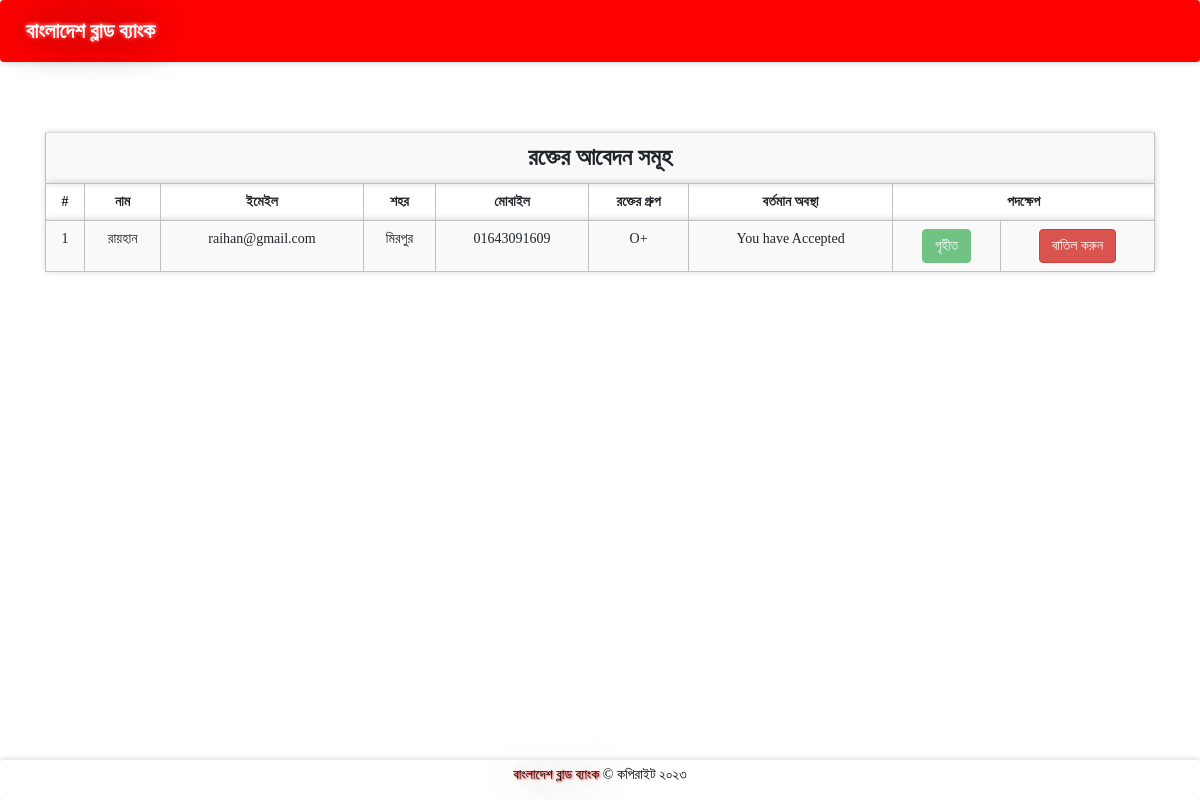
The app's page /bloodrequest.php (signed in) with its own data.
### tables this page shows
CREATE TABLE `bloodrequest` (
  `reqid` int(11) NOT NULL,
  `hid` int(11) NOT NULL,
  `rid` int(11) NOT NULL,
  `bg` varchar(11) NOT NULL,
  `status` varchar(100) NOT NULL DEFAULT 'Pending'
);

CREATE TABLE `receivers` (
  `id` int(11) NOT NULL,
  `rname` varchar(100) NOT NULL,
  `remail` varchar(100) NOT NULL,
  `rpassword` varchar(100) NOT NULL,
  `rphone` varchar(100) NOT NULL,
  `rbg` varchar(10) NOT NULL,
  `rcity` varchar(100) NOT NULL
);

### message.php (called while the page is built, shortened)
<?php $counter=0; if(isset($_GET['msg'])) { ?>
	<div class="col-5 alert alert alert-success alert-dismissible fade show card" id="message">
		<button type="button" class="close" data-dismiss="alert" title="close">&times;</button><?php echo $_GET['msg'];?>
	</div>
<?php }?>

### bloodrequest.php (the view, shortened to what this page needs)
<?php
require 'file/connection.php';
if (!isset($_SESSION['hid'])) {
    header('location:login.php');
} else {
    $hid = $_SESSION['hid'];
    $sql = "select bloodrequest.*, receivers.* from bloodrequest, receivers where hid='$hid' && bloodrequest.rid=receivers.id";
    $result = mysqli_query($conn, $sql);
?>
<!DOCTYPE html>
<html>
<?php require 'head.php'; ?>
<body>
    <?php require 'header.php'; ?>
    <div class="container cont">
        <?php require 'message.php'; ?>
        <div class="table-container">
		<table class="table  table-striped rounded mb-5 centered-table">
                <tr>
                    <th colspan="9" class="title">রক্তের আবেদন সমূহ</th>
                </tr>
                <tr>
                    <th>#</th>
                    <th>নাম</th>
                    <th>ইমেইল</th>
                    <th>শহর</th>
                    <th>মোবাইল</th>
                    <th>রক্তের গ্রুপ</th>
                    <th>বর্তমান অবস্থা</th>
                    <th colspan="2">পদক্ষেপ</th>
                </tr>
                <?php while ($row = mysqli_fetch_array($result)) { ?>
                <tr>
                    <td><?php echo ++$counter; ?></td>
                    <td><?php echo $row['rname']; ?></td>
                    <td><?php echo $row['remail']; ?></td>
                    <td><?php echo $row['rcity']; ?></td>
                    <td><?php echo $row['rphone']; ?></td>
                    <td><?php echo $row['bg']; ?></td>
                    <td><?php echo 'You have ' . $row['status']; ?></td>
                    <td>
                        <?php if ($row['status'] == 'Accepted') { ?>
                            <a href="" class="btn btn-success disabled">গৃহীত</a>
                        <?php } else { ?>
                            <a href="file/accept.php?reqid=<?php echo $row['reqid']; ?>" class="btn btn-success">গ্রহন করুন</a>
                        <?php } ?>
                    </td>
                    <td>
                        <?php if ($row['status'] == 'Rejected') { ?>
                            <a href="" class="btn btn-danger disabled">বাতিল</a>
                        <?php } else { ?>
                            <a href="file/reject.php?reqid=<?php echo $row['reqid']; ?>" class="btn btn-danger">বাতিল করুন</a>
                        <?php } ?>
                    </td>
                </tr>
                <?php } ?>
            </table>
        </div>
    </div>
    <?php require 'footer.php'; ?>
</body>
</html>
<?php } ?>

### css/style.css (style rules this page uses)
.cont { padding-top: 40px; text-align: justify; font-size: 1em; }
.card ,nav, .footer,tr,video { border-radius: 3px; transition: all 200ms ease-out; box-shadow: 0px 0px 7px rgba(0, 0, 0, 0.2); }
tr,th,td { border:0.1px solid silver; text-align: center; }
.title { font-weight: bold; font-size: 1.7em; text-transform: capitalize; text-align: center; }
a:link { text-decoration: none; }

### bloodrequest.php (style rules this page uses)
body { font-family: Li Ador Noirrit; background: white; background-size: cover; min-height: 0; height: 650px; }
.table-container { display: flex; justify-content: center; align-items: center; height: 100%; }

### records on screen
bloodrequest: receivers.rname "রায়হান", receivers.remail "raihan@gmail.com", receivers.rcity "মিরপুর", receivers.rphone "01643091609", bg "O+", status "Accepted", shows "গৃহীত"
